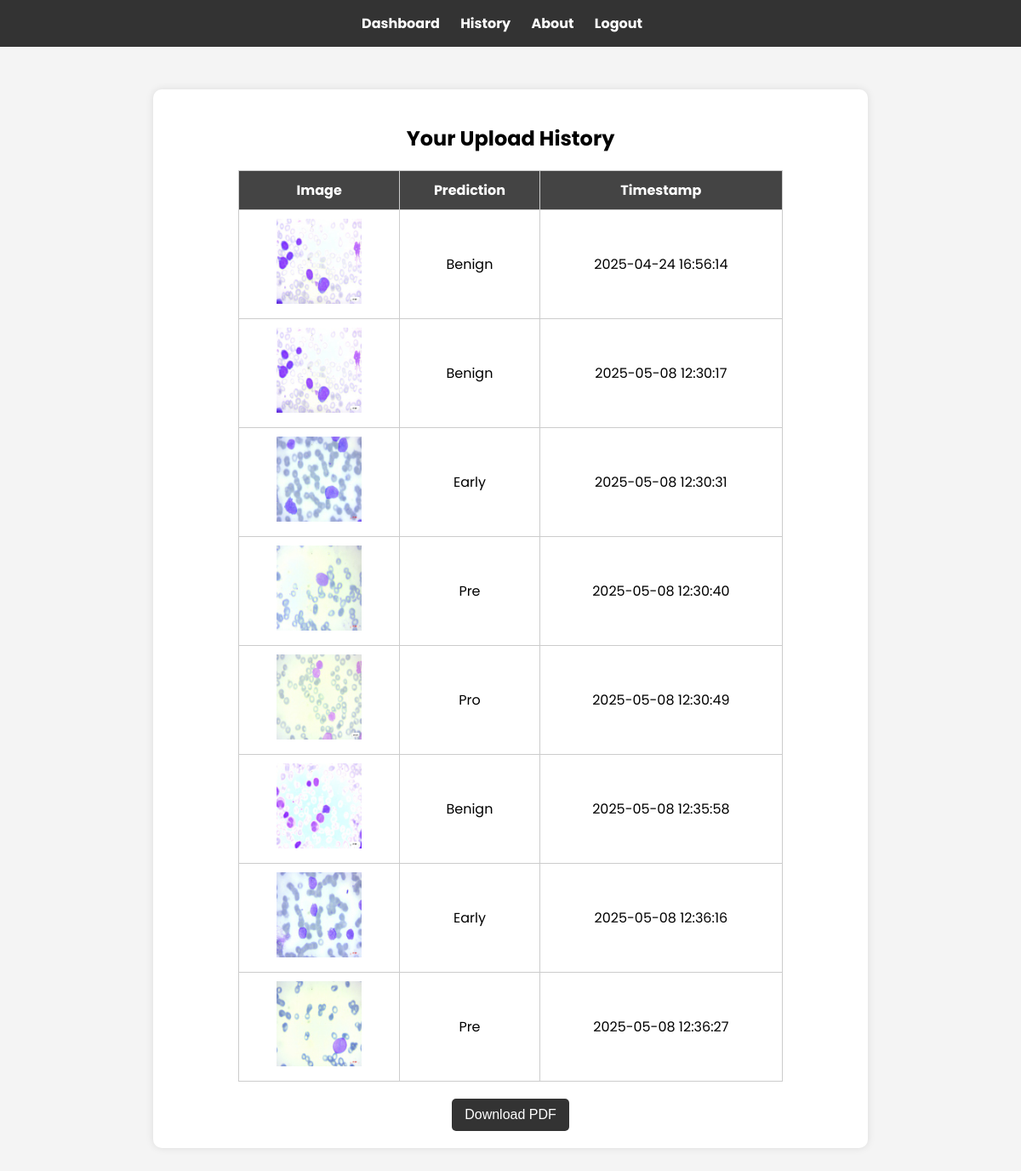
Screenshot of /history (signed in) with the database file from the repository.
### tables this page shows
CREATE TABLE history (
                            id INTEGER PRIMARY KEY, 
                            user_id INTEGER, 
                            filename TEXT, 
                            prediction TEXT, 
                            timestamp TEXT, 
                            FOREIGN KEY(user_id) REFERENCES users(id));

### app.py (the view)
@app.route('/history')
def history():
    if 'user_id' not in session:
        return redirect(url_for('index'))
    with connect_db() as db:
        cursor = db.cursor()
        cursor.execute("SELECT filename, prediction, timestamp FROM history WHERE user_id = ?", (session['user_id'],))
        history_records = cursor.fetchall()
    return render_template('history.html', history=history_records)

### app.py (called while the page is built)
def connect_db():
    return sqlite3.connect(app.config['DATABASE'])

### templates/history.html (shortened to what this page needs)
{% extends 'base.html' %}
{% block content %}
    <h2>Your Upload History</h2>
    {% if history %}
    <table>
        <tr>
            <th>Image</th>
            <th>Prediction</th>
            <th>Timestamp</th>
        </tr>
        {% for entry in history %}
        <tr>
            <td>
                <img src="{{ url_for('static', filename='uploads/' + entry[0]) }}" alt="Uploaded Image" width="100">
            </td>
            <td>{{ entry[1] }}</td>
            <td>{{ entry[2] }}</td>
        </tr>
        {% endfor %}
    </table>
    <a href="{{ url_for('download_pdf') }}" class="pdf-button">
        <button>Download PDF</button>
    </a>
    {% else %}
        <p>No upload history found.</p>
    {% endif %}
{% endblock %}

### templates/base.html (shortened to what this page needs)
<!DOCTYPE html>
<html lang="en">
<head>
    <link rel="stylesheet" href="{{ url_for('static', filename='css/style.css') }}">
</head>
<body>
    <nav>
        <ul>
            <li><a href="{{ url_for('dashboard') }}">Dashboard</a></li>
            <li><a href="{{ url_for('history') }}">History</a></li>
            <li><a href="{{ url_for('about') }}">About</a></li>
            <li><a href="{{ url_for('logout') }}">Logout</a></li>
        </ul>
    </nav>
    <div class="container">
        {% block content %}{% endblock %}
    </div>
</body>
</html>

### static/css/style.css (style rules this page uses)
body { font-family: 'Poppins', sans-serif; text-align: center; background: #f4f4f4; margin: 0; padding: 0; }
nav { background: #333; padding: 15px; }
nav ul { list-style: none; padding: 0; margin: 0; }
nav ul li { display: inline; margin-right: 20px; }
nav ul li a { color: white; text-decoration: none; font-weight: bold; }
button { background: #333; color: white; border: none; padding: 10px 15px; cursor: pointer; font-size: 16px; border-radius: 5px; }
table { width: 80%; margin: 20px auto; border-collapse: collapse; }
th, td { border: 1px solid #ccc; padding: 10px; text-align: center; }
th { background: #444; color: white; }
.container { max-width: 800px; margin: 50px auto; background: white; padding: 20px; border-radius: 10px; box-shadow: 0px 0px 10px rgba(0, 0, 0, 0.1); }

### rows the page displays
history: filename (picture), prediction "Benign", timestamp "2025-04-24 16:56:14"
history: filename (picture), prediction "Benign", timestamp "2025-05-08 12:30:17"
history: filename (picture), prediction "Early", timestamp "2025-05-08 12:30:31"
history: filename (picture), prediction "Pre", timestamp "2025-05-08 12:30:40"
history: filename (picture), prediction "Pro", timestamp "2025-05-08 12:30:49"
history: filename (picture), prediction "Benign", timestamp "2025-05-08 12:35:58"
history: filename (picture), prediction "Early", timestamp "2025-05-08 12:36:16"
history: filename (picture), prediction "Pre", timestamp "2025-05-08 12:36:27"
